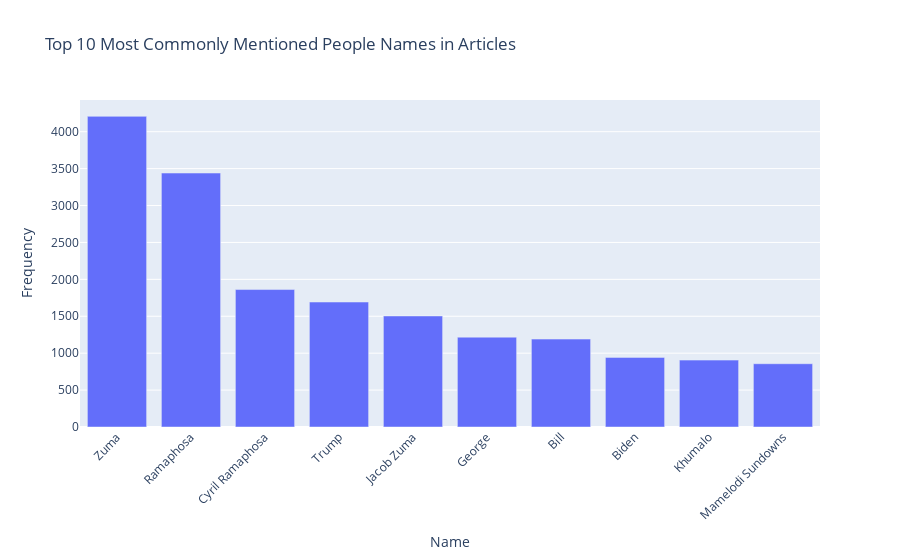

The code cell stored with this chart in its notebook:
### Code cell
# Fill missing values with an empty string and convert column to string type
df['Article_Content_People_AI_Model'] = df['Article_Content_People_AI_Model'].fillna('').astype(str)

# Extract people names from the 'Article_Content_People_AI_Model' column
all_names = ' '.join(df['Article_Content_People_AI_Model']).split('|')

# Count the occurrences of each person name
name_counts = Counter(all_names)

# Convert to a DataFrame for visualization
name_counts_df = pd.DataFrame(name_counts.items(), columns=['Name', 'Count']).sort_values(by='Count', ascending=False)

# Select the top 10 mentioned names for the bar chart
top_names_df = name_counts_df.head(10)

# Create an interactive bar chart with Plotly
fig = px.bar(top_names_df, x='Name', y='Count',
             title='Top 10 Most Commonly Mentioned People Names in Articles',
             labels={'Name': 'Name', 'Count': 'Frequency'})

# Update layout for better readability
fig.update_layout(xaxis_tickangle=-45)

# Show the interactive chart
fig.show()

### Figure 1 — Plotly figure (JSON) as saved in the notebook; plotly's stock layout.template omitted (floating-point values rounded to 4 significant figures)
{"data": [{"alignmentgroup": "True", "hovertemplate": "Name=%{x}<br>Frequency=%{y}<extra></extra>", "legendgroup": "", "marker": {"color": "#636efa", "pattern": {"shape": ""}}, "name": "", "offsetgroup": "", "orientation": "v", "showlegend": false, "textposition": "auto", "type": "bar", "x": ["Zuma", "Ramaphosa", "Cyril Ramaphosa", "Trump", "Jacob Zuma", "George", "Bill", "Biden", "Khumalo", "Mamelodi Sundowns"], "xaxis": "x", "y": [4208, 3440, 1862, 1693, 1504, 1217, 1191, 943, 906, 857], "yaxis": "y"}], "layout": {"barmode": "relative", "legend": {"tracegroupgap": 0}, "title": {"text": "Top 10 Most Commonly Mentioned People Names in Articles"}, "xaxis": {"anchor": "y", "domain": [0, 1], "tickangle": -45, "title": {"text": "Name"}}, "yaxis": {"anchor": "x", "domain": [0, 1], "title": {"text": "Frequency"}}}}
